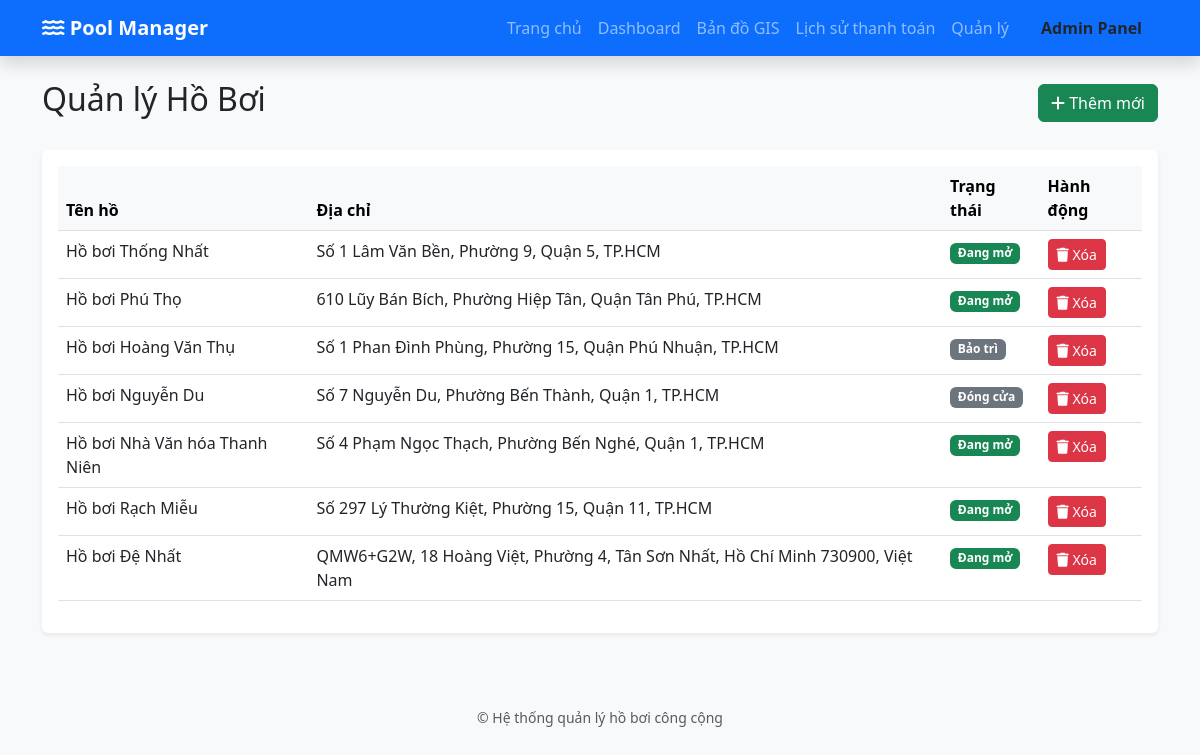
/quan-ly/, run on an earlier commit of the app's database.
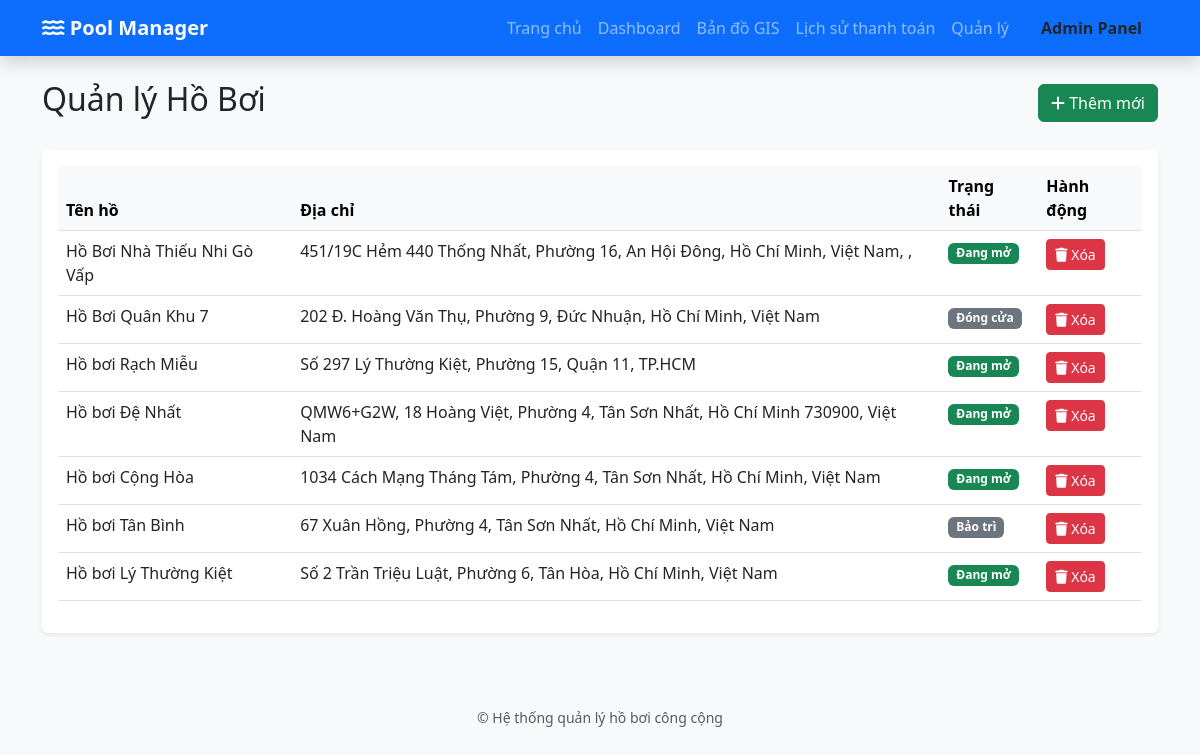
And on a later commit of the database.
### quan_ly_ho_boi/models.py (models this page shows, shortened)
class HoBoi(models.Model):
    TRANG_THAI_CHOICES = [
        ('MO', 'Đang mở'),
        ('BAO_TRI', 'Bảo trì'),
        ('DONG', 'Đóng cửa'),
    ]
    ten_ho = models.CharField(max_length=200, verbose_name="Tên hồ bơi")
    dia_chi = models.TextField(verbose_name="Địa chỉ")
    do_sau = models.FloatField(help_text="Độ sâu tính bằng mét", verbose_name="Độ sâu (m)")
    suc_chua = models.IntegerField(verbose_name="Sức chứa tối đa")
    vi_do = models.FloatField(verbose_name="Vĩ độ")
    kinh_do = models.FloatField(verbose_name="Kinh độ")
    gia_ve_nguoi_lon = models.DecimalField(max_digits=10, decimal_places=0, default=Decimal('50000'), verbose_name="Giá vé người lớn")
    gia_ve_tre_em = models.DecimalField(max_digits=10, decimal_places=0, default=Decimal('30000'), verbose_name="Giá vé trẻ em")
    trang_thai = models.CharField(max_length=20, choices=TRANG_THAI_CHOICES, default='MO', verbose_name="Trạng thái")
    hinh_anh = models.ImageField(upload_to='ho_boi/', blank=True, null=True, verbose_name="Hình ảnh")
    class Meta:
        verbose_name = "Hồ bơi"
        verbose_name_plural = "Danh sách Hồ bơi"

### quan_ly_ho_boi/views.py (the view)
# urls.py: path('quan-ly/', quan_ly_danh_sach, name='quan_ly'),
def quan_ly_danh_sach(request: HttpRequest):
    danh_sach_ho = HoBoi.objects.all()
    return render(request, 'quan_ly_ho_boi/manage_list.html', {'danh_sach_ho': danh_sach_ho})

### quan_ly_ho_boi/templates/quan_ly_ho_boi/manage_list.html (shortened to what this page needs)
{% extends 'quan_ly_ho_boi/base.html' %}
{% block content %}
<div class="d-flex justify-content-between align-items-center mb-4">
    <h2>Quản lý Hồ Bơi</h2>
    <a href="/admin-panel/" class="btn btn-success"><i class="fa-solid fa-plus"></i> Thêm mới</a>
</div>
<div class="table-responsive bg-white shadow-sm p-3 rounded">
    <table class="table table-hover">
        <thead class="table-light">
            <tr>
                <th>Tên hồ</th>
                <th>Địa chỉ</th>
                <th>Trạng thái</th>
                <th>Hành động</th>
            </tr>
        </thead>
        <tbody>
            {% for ho in danh_sach_ho %}
            <tr>
                <td>{{ ho.ten_ho }}</td>
                <td>{{ ho.dia_chi }}</td>
                <td>
                    <span class="badge {% if ho.trang_thai == 'MO' %}bg-success{% else %}bg-secondary{% endif %}">
                        {{ ho.get_trang_thai_display }}
                    </span>
                </td>
                <td>
                    <form action="{% url 'xoa_ho_boi' ho.id %}" method="POST" onsubmit="return confirm('Bạn có chắc muốn xóa không?');">
                        <button type="submit" class="btn btn-danger btn-sm"><i class="fa-solid fa-trash"></i> Xóa</button>
                    </form>
                </td>
            </tr>
            {% endfor %}
        </tbody>
    </table>
</div>
{% endblock %}

### quan_ly_ho_boi/templates/quan_ly_ho_boi/base.html (shortened to what this page needs)
<!DOCTYPE html>
<html lang="vi">
<head>
    <link href="https://cdn.jsdelivr.net/npm/bootstrap@5.3.0/dist/css/bootstrap.min.css" rel="stylesheet">
    <link rel="stylesheet" href="https://cdnjs.cloudflare.com/ajax/libs/font-awesome/6.0.0/css/all.min.css">
</head>
<body>
<nav class="navbar navbar-expand-lg navbar-dark bg-primary shadow">
    <div class="container">
        <a class="navbar-brand fw-bold" href="{% url 'home' %}"><i class="fa-solid fa-water"></i> Pool Manager</a>
        <div class="collapse navbar-collapse" id="navbarNav">
            <ul class="navbar-nav ms-auto">
                <li class="nav-item"><a class="nav-link" href="{% url 'home' %}">Trang chủ</a></li>
                <li class="nav-item"><a class="nav-link" href="{% url 'dashboard' %}">Dashboard</a></li>
                <li class="nav-item"><a class="nav-link" href="{% url 'map' %}">Bản đồ GIS</a></li>
                <li class="nav-item"><a class="nav-link" href="{% url 'payment_history' %}">Lịch sử thanh toán</a></li>
                <li class="nav-item"><a class="nav-link" href="{% url 'quan_ly' %}">Quản lý</a></li>
                {% if user.is_staff %}
                <li class="nav-item"><a class="nav-link btn btn-warning text-dark ms-2 px-3 fw-bold" href="{% url 'admin_panel' %}">Admin Panel</a></li>
                {% else %}
                <li class="nav-item"><a class="nav-link btn btn-warning text-dark ms-2 px-3 fw-bold" href="{% url 'login_admin' %}">Admin Panel</a></li>
                {% endif %}
            </ul>
        </div>
    </div>
</nav>
<div class="container mt-4">
    {% block content %}
    {% endblock %}
</div>
<footer class="text-center py-4 text-muted mt-5">
    <small>&copy; Hệ thống quản lý hồ bơi công cộng</small>
</footer>
</body>
</html>

### quan_ly_ho_boi/templates/quan_ly_ho_boi/base.html (style rules this page uses)
body { background-color: #f8f9fa; }

What changed in the data, as far as the page shows it:
removed HoBoi: ten_ho "Hồ bơi Phú Thọ", dia_chi "610 Lũy Bán Bích, Phường Hiệp Tân, Quận Tân Phú, TP.HCM", trang_thai "Đang mở"
removed HoBoi: ten_ho "Hồ bơi Nguyễn Du", dia_chi "Số 7 Nguyễn Du, Phường Bến Thành, Quận 1, TP.HCM", trang_thai "Đóng cửa"
removed HoBoi: ten_ho "Hồ bơi Nhà Văn hóa Thanh Niên", dia_chi "Số 4 Phạm Ngọc Thạch, Phường Bến Nghé, Quận 1, TP.HCM", trang_thai "Đang mở"
changed HoBoi: ten_ho "Hồ bơi Thống Nhất" → "Hồ Bơi Nhà Thiếu Nhi Gò Vấp"; dia_chi "Số 1 Lâm Văn Bền, Phường 9, Quận 5, TP.HCM" → "451/19C Hẻm 440 Thống Nhất, Phường 16, An Hội Đông, Hồ Chí Minh, Việt Nam, ,"
changed HoBoi: ten_ho "Hồ bơi Hoàng Văn Thụ" → "Hồ Bơi Quân Khu 7"; dia_chi "Số 1 Phan Đình Phùng, Phường 15, Quận Phú Nhuận, TP.HCM" → "202 Đ. Hoàng Văn Thụ, Phường 9, Đức Nhuận, Hồ Chí Minh, Việt Nam"; trang_thai "Bảo trì" → "Đóng cửa"
added HoBoi: ten_ho "Hồ bơi Cộng Hòa", dia_chi "1034 Cách Mạng Tháng Tám, Phường 4, Tân Sơn Nhất, Hồ Chí Minh, Việt Nam", trang_thai "Đang mở"
added HoBoi: ten_ho "Hồ bơi Tân Bình", dia_chi "67 Xuân Hồng, Phường 4, Tân Sơn Nhất, Hồ Chí Minh, Việt Nam", trang_thai "Bảo trì"
added HoBoi: ten_ho "Hồ bơi Lý Thường Kiệt", dia_chi "Số 2 Trần Triệu Luật, Phường 6, Tân Hòa, Hồ Chí Minh, Việt Nam", trang_thai "Đang mở"
